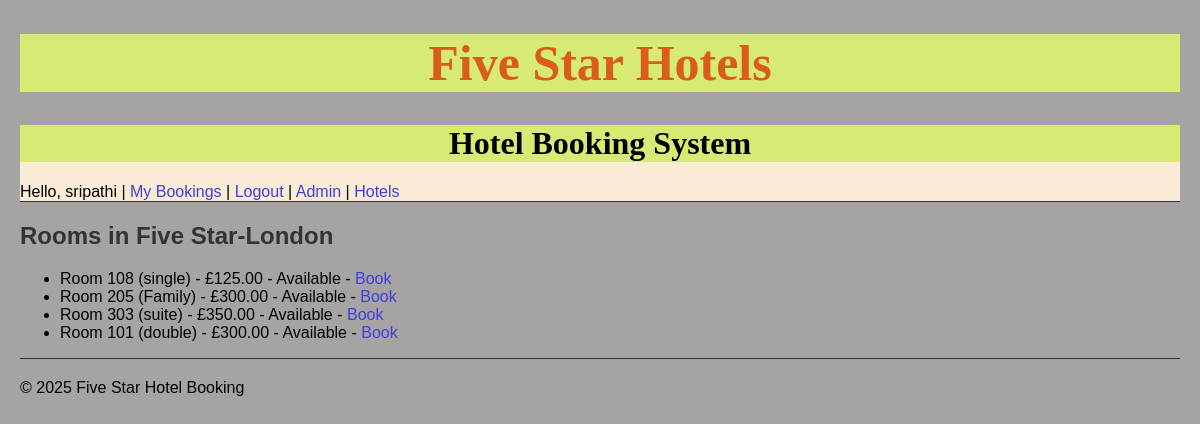
Screenshot of /hotel/1 (signed in) with the database file from the repository.
### booking/models.py (models this page shows, shortened)
class Hotel(models.Model):
    name = models.CharField(max_length=100)
    location = models.CharField(max_length=100)
    description = models.TextField()

class Room(models.Model):
    ROOM_TYPES = [
        ('single', 'Single'),
        ('double', 'Double'),
        ('suite', 'Suite'),
        ('family', 'Family'),
    ]
    hotel = models.ForeignKey(Hotel, on_delete=models.CASCADE, related_name='rooms')
    room_number = models.CharField(max_length=10)
    room_type = models.CharField(max_length=10, choices=ROOM_TYPES)
    price_per_night = models.DecimalField(max_digits=6, decimal_places=2)
    is_available = models.BooleanField(default=True)

### booking/views.py (the view)
# urls.py: path('hotel/<int:hotel_id>', views.room_list, name='room_list'),
def room_list(request, hotel_id):
    hotel = get_object_or_404(Hotel, pk=hotel_id)
    rooms = hotel.rooms.all()
    return render(request, 'booking/room_list.html', {'hotel': hotel, 'rooms': rooms})

### booking/templates/booking/room_list.html
{% extends 'base.html' %}
{% block content %}
<h2>Rooms in {{ hotel.name }}</h2>
<ul>
  {% for room in rooms %}
    <li>
      Room {{ room.room_number }} ({{ room.room_type }}) - £{{ room.price_per_night }}
      {% if room.is_available %}
        - Available - <a href="{% url 'admin_book_room' room.id %}">Book</a>
        {% elif room.is_canceled %}
        - Available (Canceled Booking) - <a href="{% url 'admin_cancel_booking' booking.id %}">Book</a>
      {% else %}
        - Available - <a href="{% url 'admin_book_room' room.id %}">Book</a>
      {% endif %}
    </li>
  {% empty %}
    <li>No rooms available.</li>
  {% endfor %}
</ul>
{% endblock %}

### templates/base.html (shortened to what this page needs)
{% load static %}
<!DOCTYPE html>
<html>
<head><title>Five Star Hotels</title>
<link rel="stylesheet" href="{% static 'css/style.css' %}?v={{ STATIC_VERSION }}">
</head>
<body>
  <h1 id="heading">Five Star Hotels</h1>
  <div id="logArea">
  <h1 id="subHeading">Hotel Booking System</h1>
  {% if user.is_authenticated %}
    Hello, {{ user.username }} | <a href="{% url 'my_bookings' %}">My Bookings</a> |
     <a href="{% url 'logout' %}">Logout</a> | <a href="{% url 'admin:index' %}">Admin</a> | <a href="{% url 'hotel_list' %}">Hotels</a>
  {% else %}
    <a href="{% url 'login' %}">Login</a> | <a href="{% url 'register' %}">Register</a>
  {% endif %}
  </div>
  <hr>
  <main>
    {% block content %}
    {% endblock %}
  </main>
  <footer>
    <hr>
    <p>&copy; 2025 Five Star Hotel Booking</p>
  </footer>
</body>
</html>

### static/css/style.css (style rules this page uses)
body { font-family: Arial, sans-serif; margin: 20px; background-color: hwb(0 64% 34%); }
h1, h2 { color: #333; }
#heading { text-align: center; font-size: 50px; color:#d95c1b; font-family:imogi; background-color: rgb(215, 235, 115); }
#subHeading { text-align: center; color:black; font-family:imogi; background-color: rgb(215, 235, 115); }
#logArea { text-align: left; margin-bottom: 0; background-color: antiquewhite; }
hr { border: 0; height: 1px; background: #333; margin-top: 0; margin-bottom: 20px; }
a { text-decoration: none; color:#3f3fdb; }

### rows the page displays
Hotel: name "Five Star-London"
Room: room_number "108", room_type "single", price_per_night "125.00", is_available "- Available -"
Room: room_number "205", room_type "Family", price_per_night "300.00", is_available "- Available -"
Room: room_number "303", room_type "suite", price_per_night "350.00", is_available "- Available -"
Room: room_number "101", room_type "double", price_per_night "300.00", is_available "- Available -"

### other values shown
{{ user.username }} "sripathi"
